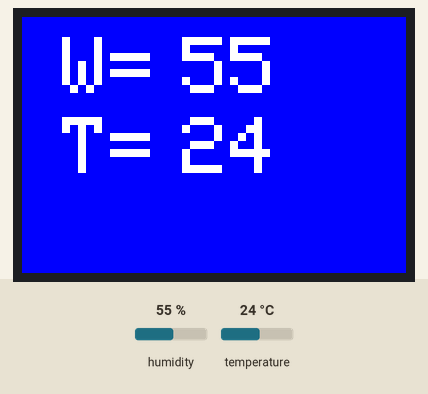
Simulated run of this sketch. Board: Arduino Uno, built with avr-gcc and run on an emulated ATmega328P. Parts: 96×64 colour display. The test bench sets the inputs (shaded band); at power-on: humidity 55 %, temperature 24 °C.

Above: at 1.5 s.
1.6 s: humidity set to 22 %
At 3.0 s:
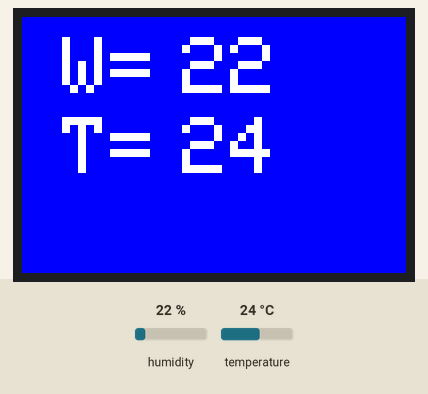
4.3 s: temperature set to 12 °C
At 5.0 s:
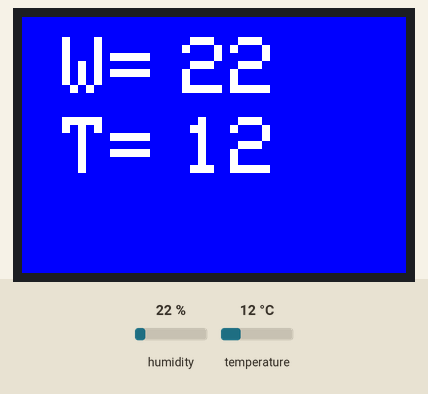
7.0 s: humidity set to 40 %
At 8.7 s:
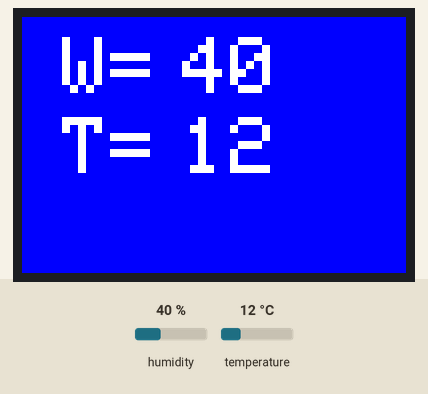
9.9 s: temperature set to 19 °C
At 10.7 s:
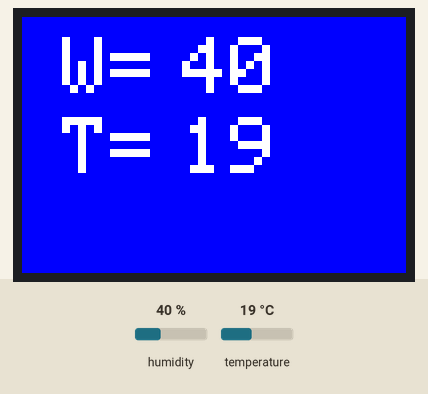
Timing chart, 0 to 12.9 s (numbered marks = the images above; inputs shaded):
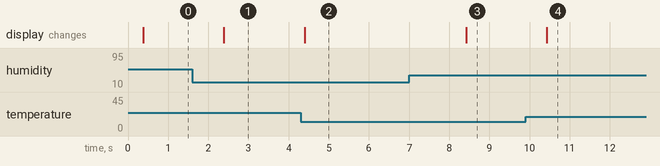

Measured:
- after the input at 1.6 s, the display: changes after 0.79 s (image 1)
- after the input at 4.3 s, the display: changes after 0.10 s (image 2)
- after the input at 7.0 s, the display: changes after 1.4 s (image 3)
- after the input at 9.9 s, the display: changes after 0.53 s (image 4)

The sketch:

sterwonik_akwarium_arduino_01.ino
```cpp
#include <Adafruit_GFX.h> // biblioteka do wyswietlacza
#include <Adafruit_SSD1331.h> // biblioteka do wyswietlacza
#include <SPI.h>
#include "DHT.h"

// definicja pinów wyswietlacza
#define sclk 13
#define mosi 11
#define cs   10
#define rst  9
#define dc   8

#define DHT11_PIN 2
DHT dht;

// Color definitions
#define BLACK           0x0000
#define BLUE            0x001F
#define RED             0xF800
#define GREEN           0x07E0
#define CYAN            0x07FF
#define MAGENTA         0xF81F
#define YELLOW          0xFFE0
#define WHITE           0xFFFF

Adafruit_SSD1331 display = Adafruit_SSD1331(cs, dc, rst);

int wilgotnosc  = 0;
int temperatura = 0;
int poprzednia_temperatura = 0;
int poprzednia_wilgotnosc = 0;

void setup() {
  display.begin();
  display.fillScreen(RED);
  delay(200);
  display.fillScreen(BLACK);
  display.setCursor(20,5);
  display.setTextColor(WHITE);
  display.setTextSize(2);
  display.print("Hello");

  Serial.begin(9600);
  dht.setup(DHT11_PIN);

 }
void loop()
{
  poprzednia_temperatura = temperatura;
  poprzednia_wilgotnosc = wilgotnosc;
  wilgotnosc = dht_wilgotnosc();
  temperatura = dht_temperatura();
  if((poprzednia_temperatura != temperatura or poprzednia_wilgotnosc != wilgotnosc)and (temperatura <= 200 and wilgotnosc <= 100 )){
  wyswietl_wilgotnosc_temp(wilgotnosc, temperatura);
}
  delay(1000);


}

int dht_wilgotnosc(){
    int wilgotnosc = dht.getHumidity();
    if (dht.getStatusString() == "OK") return wilgotnosc;
}

int dht_temperatura(){
    int temperatura = dht.getTemperature();
    if (dht.getStatusString() == "OK") return temperatura;
}
void wyswietl_wilgotnosc_temp( int wilgotnosc, int temperatura){
     display.fillScreen(BLUE);
     display.setTextColor(WHITE);
     display.setCursor(10,5);
     display.print("W=");
     display.setCursor(40,5);
     display.print(wilgotnosc);
     display.setCursor(10,25);
     display.print("T=");
     display.setCursor(40,25);
     display.setTextColor(WHITE);
     display.print(temperatura);
}
```
